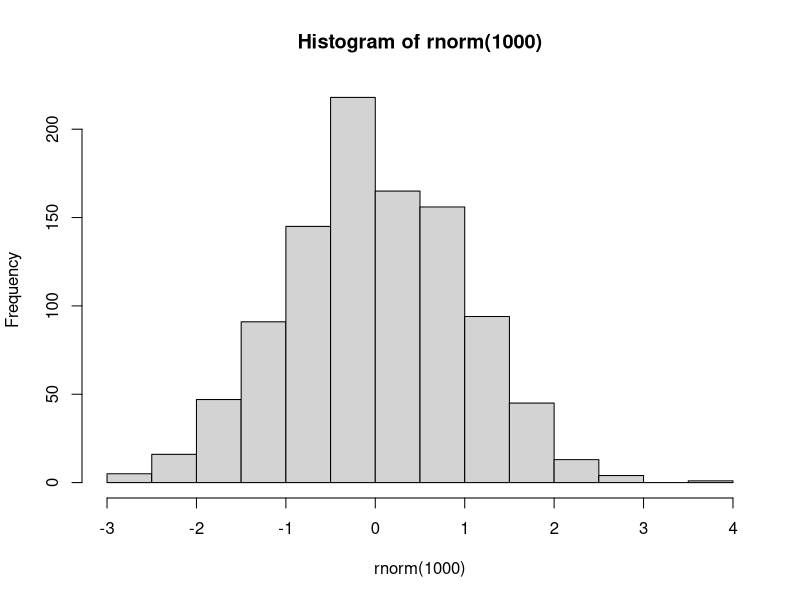
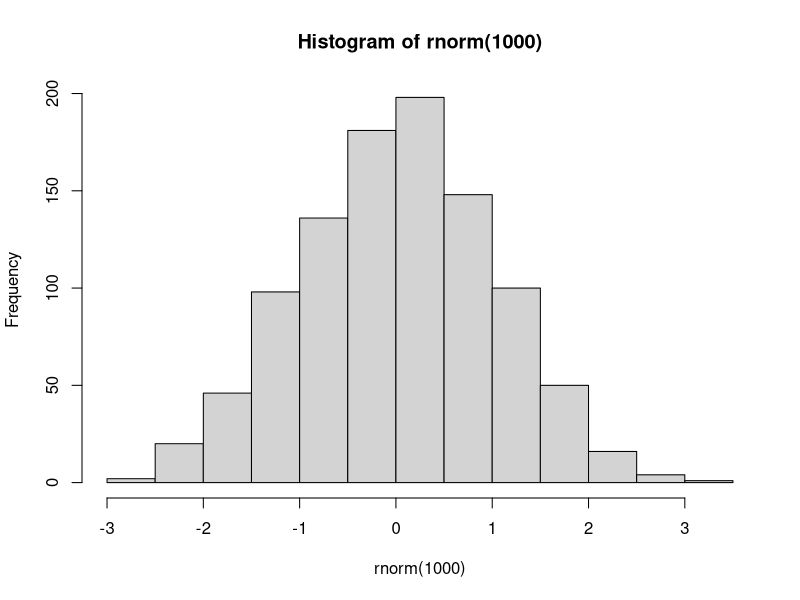
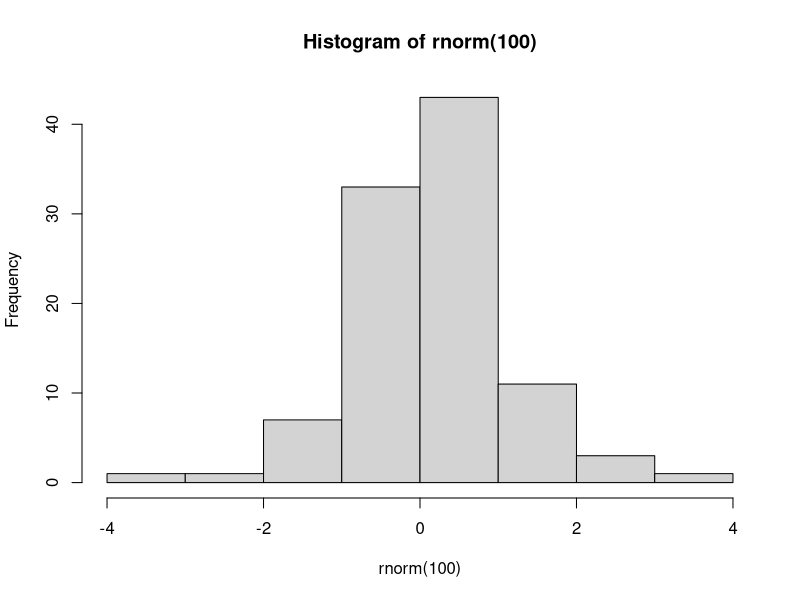

R code for these plots, in order:
## ----include=FALSE----------------------------------------------------------------------
suppressPackageStartupMessages(require(knitr))


## ----eval=F,echo=TRUE-------------------------------------------------------------------
## library(rmarkdown)
## render("scripts/script.r")


## ----eval=F,echo=TRUE-------------------------------------------------------------------
## render("scripts/script.r", output_format="html_document")


## ----eval=F,echo=TRUE,tidy=FALSE--------------------------------------------------------
## render("scripts/script.r", output_format="html_document",
##        output_file="myRenderedDoc.html",output_dir="scripts")


## ----eval=F-----------------------------------------------------------------------------
## # Generate some random numbers
## myRandNumbers <- rnorm(100,10,2)


## ----eval=F-----------------------------------------------------------------------------
## #' this would be placed as code
## # Generate some random numbers
## myRandNumbers <- rnorm(100,10,2)


## ----eval=F-----------------------------------------------------------------------------
## 
## #'
## #' title: "CWB making notes example"
## #' author: "Tom Carroll"
## #' date: "Day 3 of CWB"
## #'
## #' this would be placed as text in html
## # Generate some random numbers (This is a comment with code)
## myRandNumbers <- rnorm(100,10,2)


## ----eval=F-----------------------------------------------------------------------------
## 
## #' Some comments for text.
## #+ fig.width=3, fig.height=3
## myRandNumbers <- rnorm(100, 10, 2)
## hist(myRandNumbers)


## ----results='asis',eval=F--------------------------------------------------------------
## Italics = _Italics_ or *Italics*
## Bold  =  __Bold__ or **Bold**


## ----fig.width=5,fig.height=2-----------------------------------------------------------
hist(rnorm(1000))


## ----eval=F-----------------------------------------------------------------------------
## hist(rnorm(1000))


## ----fig.width=5,fig.height=2,echo=FALSE------------------------------------------------
hist(rnorm(1000))


## ----tidy=T,fig.width=5,fig.height=2----------------------------------------------------
        hist( 
rnorm(100  )
)


## ----collapse=T-------------------------------------------------------------------------
temp <- rnorm(10)
temp
